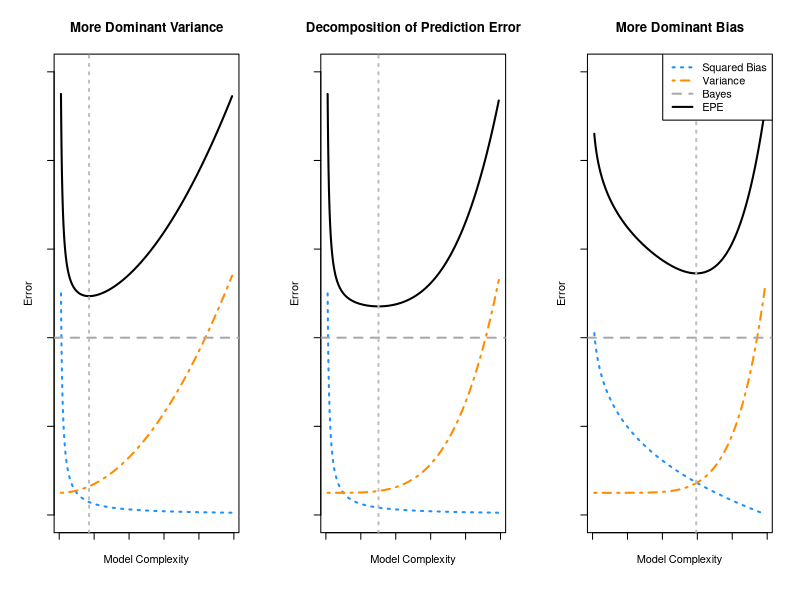
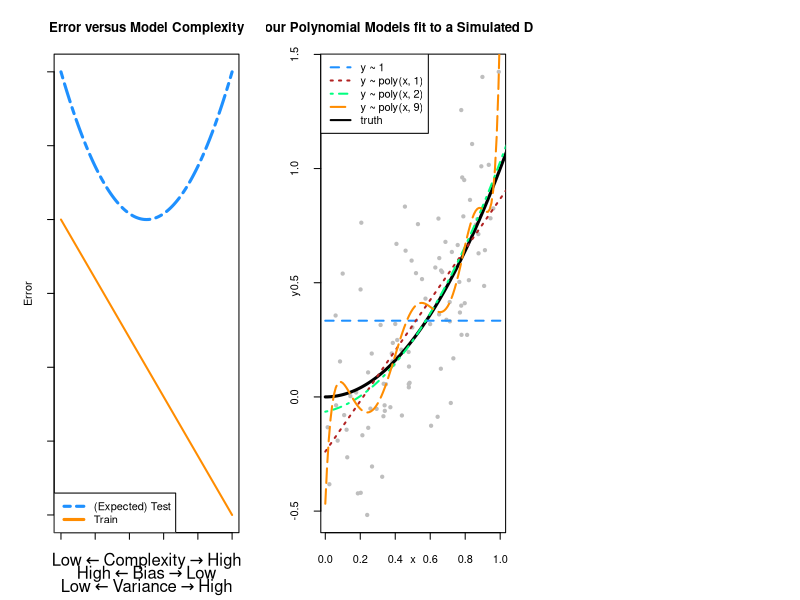
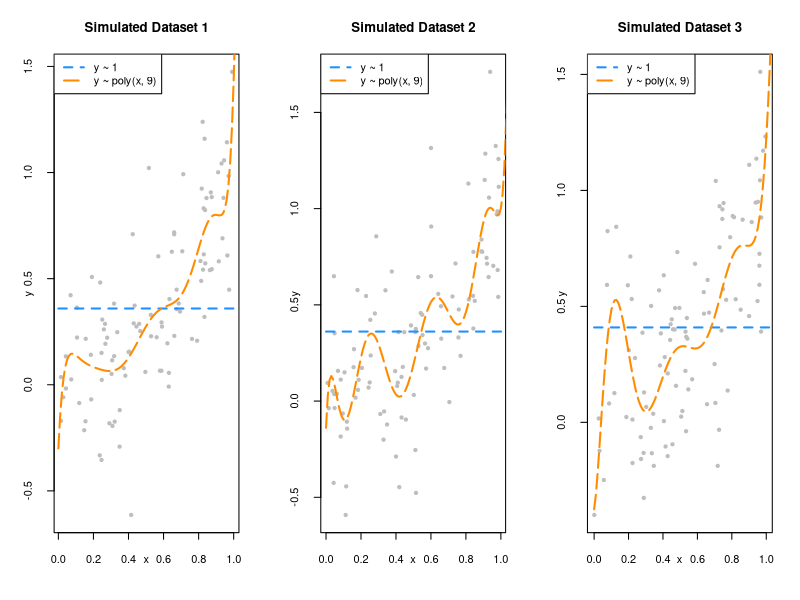
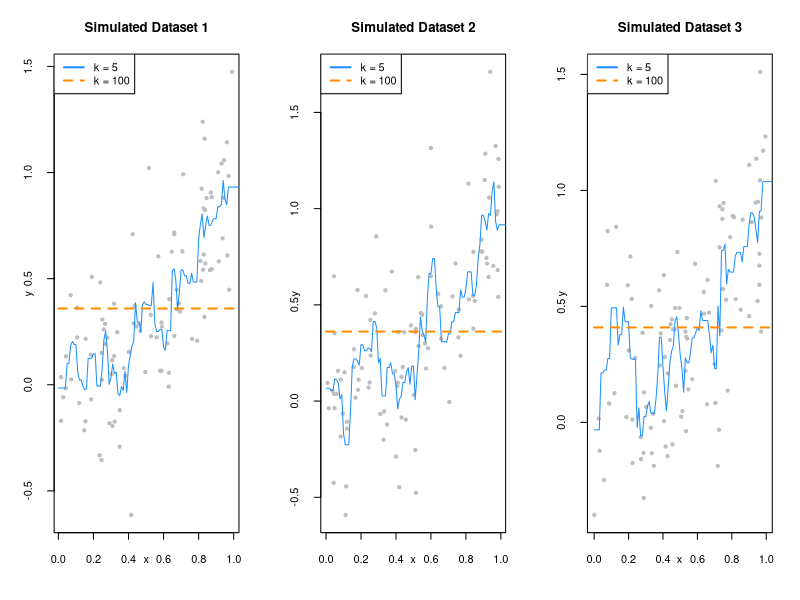
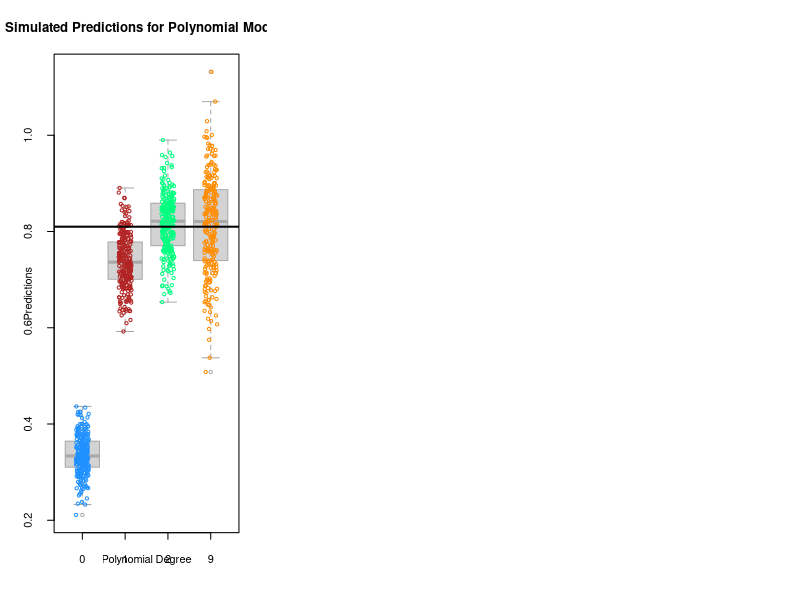

Generate these figures, in order, with R:
## ---- chunk 1
x = seq(0.01, 0.99, length.out = 1000)

par(mfrow = c(1, 3))
par(mgp = c(1.5, 1.5, 0))

b = 0.05 / x
v = 5 * x ^ 2 + 0.5
bayes = 4
epe = b + v + bayes

plot(x, b, type = "l", ylim = c(0, 10), col = "dodgerblue", lwd = 2, lty = 3,
     xlab = "Model Complexity", ylab = "Error", axes = FALSE,
     main = "More Dominant Variance")
axis(1, labels = FALSE)
axis(2, labels = FALSE)
box()
lines(x, v, col = "darkorange", lwd = 2, lty = 4)
lines(x, epe, col = "black", lwd = 2)
abline(h = bayes, lty = 2, lwd = 2, col = "darkgrey")
abline(v = x[which.min(epe)], col = "grey", lty = 3, lwd = 2)

b = 0.05 / x
v = 5 * x ^ 4 + 0.5
bayes = 4
epe = b + v + bayes

plot(x, b, type = "l", ylim = c(0, 10), col = "dodgerblue", lwd = 2, lty = 3,
     xlab = "Model Complexity", ylab = "Error", axes = FALSE,
     main = "Decomposition of Prediction Error")
axis(1, labels = FALSE)
axis(2, labels = FALSE)
box()
lines(x, v, col = "darkorange", lwd = 2, lty = 4)
lines(x, epe, col = "black", lwd = 2)
abline(h = bayes, lty = 2, lwd = 2, col = "darkgrey")
abline(v = x[which.min(epe)], col = "grey", lty = 3, lwd = 2)

b = 6 - 6 * x ^ (1 / 4)
v = 5 * x ^ 6 + 0.5
bayes = 4
epe = b + v + bayes

plot(x, b, type = "l", ylim = c(0, 10), col = "dodgerblue", lwd = 2, lty = 3,
     xlab = "Model Complexity", ylab = "Error", axes = FALSE,
     main = "More Dominant Bias")
axis(1, labels = FALSE)
axis(2, labels = FALSE)
box()
lines(x, v, col = "darkorange", lwd = 2, lty = 4)
lines(x, epe, col = "black", lwd = 2)
abline(h = bayes, lty = 2, lwd = 2, col = "darkgrey")
abline(v = x[which.min(epe)], col = "grey", lty = 3, lwd = 2)
legend("topright", c("Squared Bias", "Variance", "Bayes", "EPE"), lty = c(3, 4, 2, 1),
       col = c("dodgerblue", "darkorange", "darkgrey", "black"), lwd = 2)
## ---- chunk 2
x = seq(0, 100, by = 0.001)
f = function(x) {
  ((x - 50) / 50) ^ 2 + 2
}
g = function(x) {
  1 - ((x - 50) / 50)
}

par(mgp = c(1.5, 1.5, 0)) 
plot(x, g(x), ylim = c(0, 3), type = "l", lwd = 2,
     ylab = "Error", xlab = "",
     main = "Error versus Model Complexity", col = "darkorange", 
     axes = FALSE)
axis(1, labels = FALSE)
axis(2, labels = FALSE)
box()
ylabels = list(bquote("Low" %<-% "Complexity" %->% "High"), 
               bquote("High" %<-% "Bias" %->% "Low"),
               bquote("Low" %<-% "Variance" %->% "High"))
mtext(do.call(expression, ylabels), side = 1, line = 2:4)
curve(f, lty = 6, col = "dodgerblue", lwd = 3, add = TRUE)
legend("bottomleft", c("(Expected) Test", "Train"), lty = c(6, 1), lwd = 3,
       col = c("dodgerblue", "darkorange"))
## ---- chunk 3
f = function(x) {
  x ^ 2
}
## ---- chunk 4
get_sim_data = function(f, sample_size = 100) {
  x = runif(n = sample_size, min = 0, max = 1)
  y = rnorm(n = sample_size, mean = f(x), sd = 0.3)
  data.frame(x, y)
}
## ---- chunk 5
# TODO: colors like this...
# \color{blue}{\texttt{predict(fit0, x)}}
# trick is getting it to render in both html and pdf
## ---- chunk 6
set.seed(1)
sim_data = get_sim_data(f)
## ---- chunk 7
fit_0 = lm(y ~ 1,                   data = sim_data)
fit_1 = lm(y ~ poly(x, degree = 1), data = sim_data)
fit_2 = lm(y ~ poly(x, degree = 2), data = sim_data)
fit_9 = lm(y ~ poly(x, degree = 9), data = sim_data)
## ---- chunk 8
set.seed(42)
plot(y ~ x, data = sim_data, col = "grey", pch = 20,
     main = "Four Polynomial Models fit to a Simulated Dataset")
grid = seq(from = 0, to = 2, by = 0.01)
lines(grid, f(grid), col = "black", lwd = 3)
lines(grid, predict(fit_0, newdata = data.frame(x = grid)), col = "dodgerblue",  lwd = 2, lty = 2)
lines(grid, predict(fit_1, newdata = data.frame(x = grid)), col = "firebrick",   lwd = 2, lty = 3)
lines(grid, predict(fit_2, newdata = data.frame(x = grid)), col = "springgreen", lwd = 2, lty = 4)
lines(grid, predict(fit_9, newdata = data.frame(x = grid)), col = "darkorange",  lwd = 2, lty = 5)

legend("topleft", 
       c("y ~ 1", "y ~ poly(x, 1)", "y ~ poly(x, 2)",  "y ~ poly(x, 9)", "truth"), 
       col = c("dodgerblue", "firebrick", "springgreen", "darkorange", "black"), lty = c(2, 3, 4, 5, 1), lwd = 2)
## ---- chunk 9
par(mfrow = c(1, 3))

# if you're reading this code
# it's BAD! don't use it. (or clean it up)
# also, note to self: clean up this code!!!

set.seed(430)
sim_data_1 = get_sim_data(f)
sim_data_2 = get_sim_data(f)
sim_data_3 = get_sim_data(f)
fit_0_1 = lm(y ~ 1, data = sim_data_1)
fit_0_2 = lm(y ~ 1, data = sim_data_2)
fit_0_3 = lm(y ~ 1, data = sim_data_3)
fit_9_1 = lm(y ~ poly(x, degree = 9), data = sim_data_1)
fit_9_2 = lm(y ~ poly(x, degree = 9), data = sim_data_2)
fit_9_3 = lm(y ~ poly(x, degree = 9), data = sim_data_3)

plot(y ~ x, data = sim_data_1, col = "grey", pch = 20, main = "Simulated Dataset 1")
grid = seq(from = 0, to = 2, by = 0.01)
lines(grid, predict(fit_0_1, newdata = data.frame(x = grid)), col = "dodgerblue", lwd = 2, lty = 2)
lines(grid, predict(fit_9_1, newdata = data.frame(x = grid)), col = "darkorange", lwd = 2, lty = 5)
legend("topleft", c("y ~ 1", "y ~ poly(x, 9)"), col = c("dodgerblue", "darkorange"), lty = c(2, 5), lwd = 2)

plot(y ~ x, data = sim_data_2, col = "grey", pch = 20, main = "Simulated Dataset 2")
grid = seq(from = 0, to = 2, by = 0.01)
lines(grid, predict(fit_0_2, newdata = data.frame(x = grid)), col = "dodgerblue", lwd = 2, lty = 2)
lines(grid, predict(fit_9_2, newdata = data.frame(x = grid)), col = "darkorange", lwd = 2, lty = 5)
legend("topleft", c("y ~ 1", "y ~ poly(x, 9)"), col = c("dodgerblue", "darkorange"), lty = c(2, 5), lwd = 2)

plot(y ~ x, data = sim_data_3, col = "grey", pch = 20, main = "Simulated Dataset 3")
grid = seq(from = 0, to = 2, by = 0.01)
lines(grid, predict(fit_0_3, newdata = data.frame(x = grid)), col = "dodgerblue", lwd = 2, lty = 2)
lines(grid, predict(fit_9_3, newdata = data.frame(x = grid)), col = "darkorange", lwd = 2, lty = 5)
legend("topleft", c("y ~ 1", "y ~ poly(x, 9)"), col = c("dodgerblue", "darkorange"), lty = c(2, 5), lwd = 2)
## ---- chunk 10
par(mfrow = c(1, 3))

# if you're reading this code
# it's BAD! don't use it. (or clean it up)
# also, note to self: clean up this code!!!

grid = seq(from = 0, to = 2, by = 0.01)

set.seed(430)
sim_data_1 = get_sim_data(f)
sim_data_2 = get_sim_data(f)
sim_data_3 = get_sim_data(f)
fit_0_1 = FNN::knn.reg(train = sim_data_1["x"], test = data.frame(x = grid), y = sim_data_1["y"], k = 5)$pred
fit_0_2 = FNN::knn.reg(train = sim_data_2["x"], test = data.frame(x = grid), y = sim_data_2["y"], k = 5)$pred
fit_0_3 = FNN::knn.reg(train = sim_data_3["x"], test = data.frame(x = grid), y = sim_data_3["y"], k = 5)$pred
fit_9_1 = FNN::knn.reg(train = sim_data_1["x"], test = data.frame(x = grid), y = sim_data_1["y"], k = 100)$pred
fit_9_2 = FNN::knn.reg(train = sim_data_2["x"], test = data.frame(x = grid), y = sim_data_2["y"], k = 100)$pred
fit_9_3 = FNN::knn.reg(train = sim_data_3["x"], test = data.frame(x = grid), y = sim_data_3["y"], k = 100)$pred

plot(y ~ x, data = sim_data_1, col = "grey", pch = 20, main = "Simulated Dataset 1")
lines(grid, fit_0_1, col = "dodgerblue", lwd = 1, lty = 1)
lines(grid, fit_9_1, col = "darkorange", lwd = 2, lty = 2)
legend("topleft", c("k = 5", "k = 100"), col = c("dodgerblue", "darkorange"), lty = c(1, 2), lwd = 2)

plot(y ~ x, data = sim_data_2, col = "grey", pch = 20, main = "Simulated Dataset 2")
lines(grid, fit_0_2, col = "dodgerblue", lwd = 1, lty = 1)
lines(grid, fit_9_2, col = "darkorange", lwd = 2, lty = 2)
legend("topleft", c("k = 5", "k = 100"), col = c("dodgerblue", "darkorange"), lty = c(1, 2), lwd = 2)

plot(y ~ x, data = sim_data_3, col = "grey", pch = 20, main = "Simulated Dataset 3")
lines(grid, fit_0_3, col = "dodgerblue", lwd = 1, lty = 1)
lines(grid, fit_9_3, col = "darkorange", lwd = 2, lty = 2)
legend("topleft", c("k = 5", "k = 100"), col = c("dodgerblue", "darkorange"), lty = c(1, 2), lwd = 2)

## ---- chunk 11
set.seed(1)
n_sims = 250
n_models = 4
x = data.frame(x = 0.90) # fixed point at which we make predictions
predictions = matrix(0, nrow = n_sims, ncol = n_models)
## ---- chunk 12
for(sim in 1:n_sims) {

  # simulate new, random, training data
  # this is the only random portion of the bias, var, and mse calculations
  # this allows us to calculate the expectation over D
  sim_data = get_sim_data(f)

  # fit models
  fit_0 = lm(y ~ 1,                   data = sim_data)
  fit_1 = lm(y ~ poly(x, degree = 1), data = sim_data)
  fit_2 = lm(y ~ poly(x, degree = 2), data = sim_data)
  fit_9 = lm(y ~ poly(x, degree = 9), data = sim_data)

  # get predictions
  predictions[sim, 1] = predict(fit_0, x)
  predictions[sim, 2] = predict(fit_1, x)
  predictions[sim, 3] = predict(fit_2, x)
  predictions[sim, 4] = predict(fit_9, x)
}
## ---- chunk 13
predictions = (predictions)
colnames(predictions) = c("0", "1", "2", "9")
predictions = as.data.frame(predictions)

tall_predictions = tidyr::gather(predictions, factor_key = TRUE)
boxplot(value ~ key, data = tall_predictions, border = "darkgrey", xlab = "Polynomial Degree", ylab = "Predictions",
        main = "Simulated Predictions for Polynomial Models")
stripchart(value ~ key, data = tall_predictions, add = TRUE, vertical = TRUE, method = "jitter", jitter = 0.15, pch = 1, col = c("dodgerblue", "firebrick", "springgreen", "darkorange"))
abline(h = f(x = 0.90), lwd = 2)
## ---- chunk 14
get_mse = function(truth, estimate) {
  mean((estimate - truth) ^ 2)
}
## ---- chunk 15
get_bias = function(estimate, truth) {
  mean(estimate) - truth
}
## ---- chunk 16
get_var = function(estimate) {
  mean((estimate - mean(estimate)) ^ 2)
}
## ---- chunk 17
bias = apply(predictions, 2, get_bias, truth = f(x = 0.90))
variance = apply(predictions, 2, get_var)
mse = apply(predictions, 2, get_mse, truth = f(x = 0.90))
## ---- chunk 18
results = data.frame(
  model = c("$\\hat{f}_0(x)$", "$\\hat{f}_1(x)$", "$\\hat{f}_2(x)$", "$\\hat{f}_9(x)$"),
  poly_degree = c(0, 1, 2, 9),
  round(mse, 5),
  round(bias ^ 2, 5),
  round(variance, 5)
)
colnames(results) = c("Model", "Degree", "Mean Squared Error", "Bias Squared", "Variance")
rownames(results) = NULL
knitr::kable(results, booktabs = TRUE, escape = TRUE)
## ---- chunk 19
all(diff(bias ^ 2) < 0)
all(diff(variance) > 0)
diff(mse) < 0 
## ---- chunk 20
bias ^ 2 + variance == mse
## ---- chunk 21
all.equal(bias ^ 2 + variance, mse)
## ---- chunk 22
get_epe = function(realized, estimate) {
  mean((realized - estimate) ^ 2)
}
## ---- chunk 23
y = rnorm(n = nrow(predictions), mean = f(x = 0.9), sd = 0.3)
epe = apply(predictions, 2, get_epe, realized = y)
epe
## ---- chunk 24
set.seed(1)
n_sims = 1000
X = runif(n = n_sims, min = 0, max = 1)
Y = rnorm(n = n_sims, mean = f(X), sd = 0.3)

f_hat_X = rep(0, length(X))

for (i in seq_along(X)) {
  sim_data = get_sim_data(f)
  fit_2 = lm(y ~ poly(x, degree = 2), data = sim_data)
  f_hat_X[i] = predict(fit_2, newdata = data.frame(x = X[i]))
}

mean((Y - f_hat_X) ^ 2)
